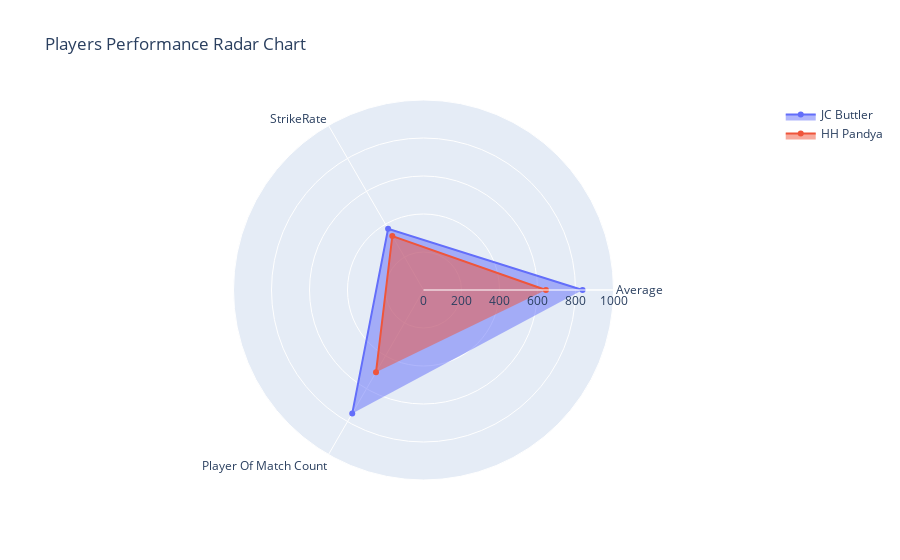

Write notebook code for a chart like this one.
### Code cell
import plotly.graph_objects as go

player1 = 'JC Buttler'
player2 = 'HH Pandya'
# Define data for radar chart
data = [
    go.Scatterpolar(
        r=[(batting_average[player1] * 1000 )/max_bat_avg, (batsman_strikerate[player1]*1000)/max_strike_rate, (player_of_match_count[player1]*1000)/max_player_awrds],
        theta=['Average', 'StrikeRate', 'Player Of Match Count'],
        fill='toself',
        name=player1,
        hovertext=[{"Average":batting_average[player1]},{"Strike rate":batsman_strikerate[player1]},{"Player of match":player_of_match_count[player1]}],
        hovertemplate="%{hovertext}<extra></extra>"
    ),
    go.Scatterpolar(
        r=[(batting_average[player2] * 1000 )/max_bat_avg, (batsman_strikerate[player2]*1000)/max_strike_rate, (player_of_match_count[player2]*1000)/max_player_awrds],
        theta=['Average', 'StrikeRate', 'Player Of Match Count'],
        fill='toself',
        name=player2,
        hovertext=[{"Average":batting_average[player2] },{"Strike rate":batsman_strikerate[player2]},{"Player of match":player_of_match_count[player2]}],
        hovertemplate="%{hovertext}<extra></extra>"
    )
]

# Define layout for radar chart
layout = go.Layout(
    polar=dict(
        radialaxis=dict(
            visible=True,
            range=[0, 1000]
        )
    ),
    showlegend=True,
    title='Players Performance Radar Chart'
)

# Create figure and plot the radar chart
fig = go.Figure(data=data, layout=layout)
fig.show()

### Figure 1 — Plotly figure (JSON) as saved in the notebook; plotly's stock layout.template omitted (floating-point values rounded to 4 significant figures)
{"data": [{"fill": "toself", "hovertemplate": "%{hovertext}<extra></extra>", "hovertext": ["{'Average': 57.53333333333333}", "{'Strike rate': 149.05008635578582}", "{'Player of match': 3}"], "name": "JC Buttler", "r": [837.3, 372.6, 750], "theta": ["Average", "StrikeRate", "Player Of Match Count"], "type": "scatterpolar"}, {"fill": "toself", "hovertemplate": "%{hovertext}<extra></extra>", "hovertext": ["{'Average': 44.27272727272727}", "{'Strike rate': 131.26684636118597}", "{'Player of match': 2}"], "name": "HH Pandya", "r": [644.3, 328.2, 500], "theta": ["Average", "StrikeRate", "Player Of Match Count"], "type": "scatterpolar"}], "layout": {"polar": {"radialaxis": {"range": [0, 1000], "visible": true}}, "showlegend": true, "title": {"text": "Players Performance Radar Chart"}}}
